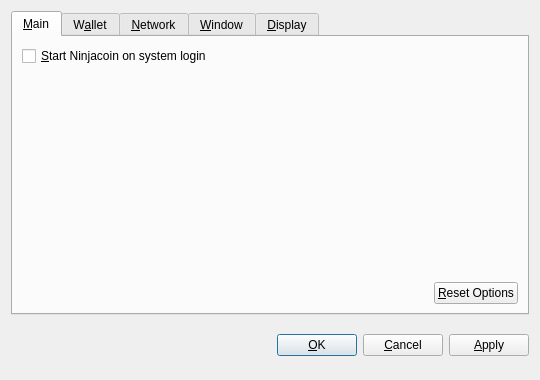
<?xml version="1.0" encoding="UTF-8"?>
<ui version="4.0">
 <class>OptionsDialog</class>
 <widget class="QDialog" name="OptionsDialog">
  <property name="geometry">
   <rect>
    <x>0</x>
    <y>0</y>
    <width>540</width>
    <height>380</height>
   </rect>
  </property>
  <property name="windowTitle">
   <string>Options</string>
  </property>
  <property name="modal">
   <bool>true</bool>
  </property>
  <layout class="QVBoxLayout" name="verticalLayout">
   <item>
    <widget class="QTabWidget" name="tabWidget">
     <property name="tabPosition">
      <enum>QTabWidget::North</enum>
     </property>
     <property name="currentIndex">
      <number>0</number>
     </property>
     <widget class="QWidget" name="tabMain">
      <attribute name="title">
       <string>&amp;Main</string>
      </attribute>
      <layout class="QVBoxLayout" name="verticalLayout_Main">
       <item>
        <widget class="QCheckBox" name="bitcoinAtStartup">
         <property name="toolTip">
          <string>Automatically start Ninjacoin after logging in to the system.</string>
         </property>
         <property name="text">
          <string>&amp;Start Ninjacoin on system login</string>
         </property>
        </widget>
       </item>
       <item>
        <spacer name="verticalSpacer_Main">
         <property name="orientation">
          <enum>Qt::Vertical</enum>
         </property>
         <property name="sizeHint" stdset="0">
          <size>
           <width>20</width>
           <height>40</height>
          </size>
         </property>
        </spacer>
       </item>
       <item>
        <layout class="QHBoxLayout" name="horizontalLayout_2_Main">
         <item>
          <spacer name="horizontalSpacer_2_Main">
           <property name="orientation">
            <enum>Qt::Horizontal</enum>
           </property>
           <property name="sizeHint" stdset="0">
            <size>
             <width>40</width>
             <height>20</height>
            </size>
           </property>
          </spacer>
         </item>
         <item>
          <widget class="QPushButton" name="resetButton">
           <property name="toolTip">
            <string>Reset all client options to default.</string>
           </property>
           <property name="text">
            <string>&amp;Reset Options</string>
           </property>
           <property name="autoDefault">
            <bool>false</bool>
           </property>
          </widget>
         </item>
        </layout>
       </item>
      </layout>
     </widget>
     <widget class="QWidget" name="tabWallet">
      <attribute name="title">
       <string>W&amp;allet</string>
      </attribute>
      <layout class="QVBoxLayout" name="verticalLayout_Network">
       <item>
        <widget class="QLabel" name="transactionFeeInfoLabel">
         <property name="text">
          <string>Optional transaction fee per kB that helps make sure your transactions are processed quickly. Most transactions are 1 kB.</string>
         </property>
         <property name="textFormat">
          <enum>Qt::PlainText</enum>
         </property>
         <property name="wordWrap">
          <bool>true</bool>
         </property>
        </widget>
       </item>
       <item>
        <layout class="QHBoxLayout" name="horizontalLayout_1_Main">
         <item>
          <widget class="QLabel" name="transactionFeeLabel">
           <property name="text">
            <string>Pay transaction &amp;fee</string>
           </property>
           <property name="textFormat">
            <enum>Qt::PlainText</enum>
           </property>
           <property name="buddy">
            <cstring>transactionFee</cstring>
           </property>
          </widget>
         </item>
         <item>
          <widget class="BitcoinAmountField" name="transactionFee"/>
         </item>
         <item>
          <spacer name="horizontalSpacer_1_Main">
           <property name="orientation">
            <enum>Qt::Horizontal</enum>
           </property>
           <property name="sizeHint" stdset="0">
            <size>
             <width>40</width>
             <height>20</height>
            </size>
           </property>
          </spacer>
         </item>
        </layout>
       </item>
       <item>
        <widget class="QLabel" name="label">
         <property name="text">
          <string>If you disable the spending of unconfirmed change, the change from a transaction cannot be used until that transaction has at least one confirmation. This also affects how your balance is computed.</string>
         </property>
         <property name="wordWrap">
          <bool>true</bool>
         </property>
        </widget>
       </item>
       <item>
        <widget class="QCheckBox" name="spendZeroConfChange">
         <property name="text">
          <string>Spend unconfirmed change  (experts only)</string>
         </property>
        </widget>
       </item>
       <item>
        <spacer name="verticalSpacer">
         <property name="orientation">
          <enum>Qt::Vertical</enum>
         </property>
         <property name="sizeHint" stdset="0">
          <size>
           <width>20</width>
           <height>40</height>
          </size>
         </property>
        </spacer>
       </item>
      </layout>
     </widget>
     <widget class="QWidget" name="tabNetwork">
      <attribute name="title">
       <string>&amp;Network</string>
      </attribute>
      <layout class="QVBoxLayout" name="verticalLayout_Network">
       <item>
        <widget class="QCheckBox" name="mapPortUpnp">
         <property name="toolTip">
          <string>Automatically open the Ninjacoin client port on the router. This only works when your router supports UPnP and it is enabled.</string>
         </property>
         <property name="text">
          <string>Map port using &amp;UPnP</string>
         </property>
        </widget>
       </item>
       <item>
        <widget class="QCheckBox" name="connectSocks">
         <property name="toolTip">
          <string>Connect to the Ninjacoin network through a SOCKS proxy (e.g. when connecting through Tor).</string>
         </property>
         <property name="text">
          <string>&amp;Connect through SOCKS proxy:</string>
         </property>
        </widget>
       </item>
       <item>
        <layout class="QHBoxLayout" name="horizontalLayout_Network">
         <item>
          <widget class="QLabel" name="proxyIpLabel">
           <property name="text">
            <string>Proxy &amp;IP:</string>
           </property>
           <property name="textFormat">
            <enum>Qt::PlainText</enum>
           </property>
           <property name="buddy">
            <cstring>proxyIp</cstring>
           </property>
          </widget>
         </item>
         <item>
          <widget class="QValidatedLineEdit" name="proxyIp">
           <property name="maximumSize">
            <size>
             <width>140</width>
             <height>16777215</height>
            </size>
           </property>
           <property name="toolTip">
            <string>IP address of the proxy (e.g. 127.0.0.1)</string>
           </property>
          </widget>
         </item>
         <item>
          <widget class="QLabel" name="proxyPortLabel">
           <property name="text">
            <string>&amp;Port:</string>
           </property>
           <property name="textFormat">
            <enum>Qt::PlainText</enum>
           </property>
           <property name="buddy">
            <cstring>proxyPort</cstring>
           </property>
          </widget>
         </item>
         <item>
          <widget class="QLineEdit" name="proxyPort">
           <property name="maximumSize">
            <size>
             <width>55</width>
             <height>16777215</height>
            </size>
           </property>
           <property name="toolTip">
            <string>Port of the proxy (e.g. 9050)</string>
           </property>
          </widget>
         </item>
         <item>
          <widget class="QLabel" name="socksVersionLabel">
           <property name="text">
            <string>SOCKS &amp;Version:</string>
           </property>
           <property name="textFormat">
            <enum>Qt::PlainText</enum>
           </property>
           <property name="buddy">
            <cstring>socksVersion</cstring>
           </property>
          </widget>
         </item>
         <item>
          <widget class="QValueComboBox" name="socksVersion">
           <property name="toolTip">
            <string>SOCKS version of the proxy (e.g. 5)</string>
           </property>
          </widget>
         </item>
         <item>
          <spacer name="horizontalSpacer_Network">
           <property name="orientation">
            <enum>Qt::Horizontal</enum>
           </property>
           <property name="sizeHint" stdset="0">
            <size>
             <width>40</width>
             <height>20</height>
            </size>
           </property>
          </spacer>
         </item>
        </layout>
       </item>
       <item>
        <spacer name="verticalSpacer_Network">
         <property name="orientation">
          <enum>Qt::Vertical</enum>
         </property>
         <property name="sizeHint" stdset="0">
          <size>
           <width>20</width>
           <height>40</height>
          </size>
         </property>
        </spacer>
       </item>
      </layout>
     </widget>
     <widget class="QWidget" name="tabWindow">
      <attribute name="title">
       <string>&amp;Window</string>
      </attribute>
      <layout class="QVBoxLayout" name="verticalLayout_Window">
       <item>
        <widget class="QCheckBox" name="minimizeToTray">
         <property name="toolTip">
          <string>Show only a tray icon after minimizing the window.</string>
         </property>
         <property name="text">
          <string>&amp;Minimize to the tray instead of the taskbar</string>
         </property>
        </widget>
       </item>
       <item>
        <widget class="QCheckBox" name="minimizeOnClose">
         <property name="toolTip">
          <string>Minimize instead of exit the application when the window is closed. When this option is enabled, the application will be closed only after selecting Quit in the menu.</string>
         </property>
         <property name="text">
          <string>M&amp;inimize on close</string>
         </property>
        </widget>
       </item>
       <item>
        <spacer name="verticalSpacer_Window">
         <property name="orientation">
          <enum>Qt::Vertical</enum>
         </property>
         <property name="sizeHint" stdset="0">
          <size>
           <width>20</width>
           <height>40</height>
          </size>
         </property>
        </spacer>
       </item>
      </layout>
     </widget>
     <widget class="QWidget" name="tabDisplay">
      <attribute name="title">
       <string>&amp;Display</string>
      </attribute>
      <layout class="QVBoxLayout" name="verticalLayout_Display">
       <item>
        <layout class="QHBoxLayout" name="horizontalLayout_1_Display">
         <item>
          <widget class="QLabel" name="langLabel">
           <property name="text">
            <string>User Interface &amp;language:</string>
           </property>
           <property name="textFormat">
            <enum>Qt::PlainText</enum>
           </property>
           <property name="buddy">
            <cstring>lang</cstring>
           </property>
          </widget>
         </item>
         <item>
          <widget class="QValueComboBox" name="lang">
           <property name="toolTip">
            <string>The user interface language can be set here. This setting will take effect after restarting Ninjacoin.</string>
           </property>
          </widget>
         </item>
        </layout>
       </item>
       <item>
        <layout class="QHBoxLayout" name="horizontalLayout_2_Display">
         <item>
          <widget class="QLabel" name="unitLabel">
           <property name="text">
            <string>&amp;Unit to show amounts in:</string>
           </property>
           <property name="textFormat">
            <enum>Qt::PlainText</enum>
           </property>
           <property name="buddy">
            <cstring>unit</cstring>
           </property>
          </widget>
         </item>
         <item>
          <widget class="QValueComboBox" name="unit">
           <property name="toolTip">
            <string>Choose the default subdivision unit to show in the interface and when sending coins.</string>
           </property>
          </widget>
         </item>
        </layout>
       </item>
       <item>
        <widget class="QCheckBox" name="displayAddresses">
         <property name="toolTip">
          <string>Whether to show Ninjacoin addresses in the transaction list or not.</string>
         </property>
         <property name="text">
          <string>&amp;Display addresses in transaction list</string>
         </property>
        </widget>
       </item>
       <item>
        <widget class="QCheckBox" name="coinControlFeatures">
         <property name="toolTip">
          <string>Whether to show coin control features or not.</string>
         </property>
         <property name="text">
          <string>Display coin &amp;control features (experts only!)</string>
         </property>
        </widget>
       </item>
       <item>
        <spacer name="verticalSpacer_Display">
         <property name="orientation">
          <enum>Qt::Vertical</enum>
         </property>
         <property name="sizeHint" stdset="0">
          <size>
           <width>20</width>
           <height>40</height>
          </size>
         </property>
        </spacer>
       </item>
      </layout>
     </widget>
    </widget>
   </item>
   <item>
    <layout class="QHBoxLayout" name="horizontalLayout_Buttons">
     <item>
      <spacer name="horizontalSpacer_1">
       <property name="orientation">
        <enum>Qt::Horizontal</enum>
       </property>
       <property name="sizeHint" stdset="0">
        <size>
         <width>40</width>
         <height>48</height>
        </size>
       </property>
      </spacer>
     </item>
     <item>
      <widget class="QLabel" name="statusLabel">
       <property name="font">
        <font>
         <weight>75</weight>
         <bold>true</bold>
        </font>
       </property>
       <property name="text">
        <string/>
       </property>
       <property name="textFormat">
        <enum>Qt::PlainText</enum>
       </property>
       <property name="wordWrap">
        <bool>true</bool>
       </property>
      </widget>
     </item>
     <item>
      <spacer name="horizontalSpacer_2">
       <property name="orientation">
        <enum>Qt::Horizontal</enum>
       </property>
       <property name="sizeHint" stdset="0">
        <size>
         <width>40</width>
         <height>48</height>
        </size>
       </property>
      </spacer>
     </item>
     <item>
      <widget class="QPushButton" name="okButton">
       <property name="text">
        <string>&amp;OK</string>
       </property>
      </widget>
     </item>
     <item>
      <widget class="QPushButton" name="cancelButton">
       <property name="text">
        <string>&amp;Cancel</string>
       </property>
       <property name="autoDefault">
        <bool>false</bool>
       </property>
      </widget>
     </item>
     <item>
      <widget class="QPushButton" name="applyButton">
       <property name="text">
        <string>&amp;Apply</string>
       </property>
       <property name="autoDefault">
        <bool>false</bool>
       </property>
      </widget>
     </item>
    </layout>
   </item>
  </layout>
 </widget>
 <customwidgets>
  <customwidget>
   <class>BitcoinAmountField</class>
   <extends>QSpinBox</extends>
   <header>bitcoinamountfield.h</header>
  </customwidget>
  <customwidget>
   <class>QValueComboBox</class>
   <extends>QComboBox</extends>
   <header>qvaluecombobox.h</header>
  </customwidget>
  <customwidget>
   <class>QValidatedLineEdit</class>
   <extends>QLineEdit</extends>
   <header>qvalidatedlineedit.h</header>
  </customwidget>
 </customwidgets>
 <resources/>
 <connections/>
</ui>
